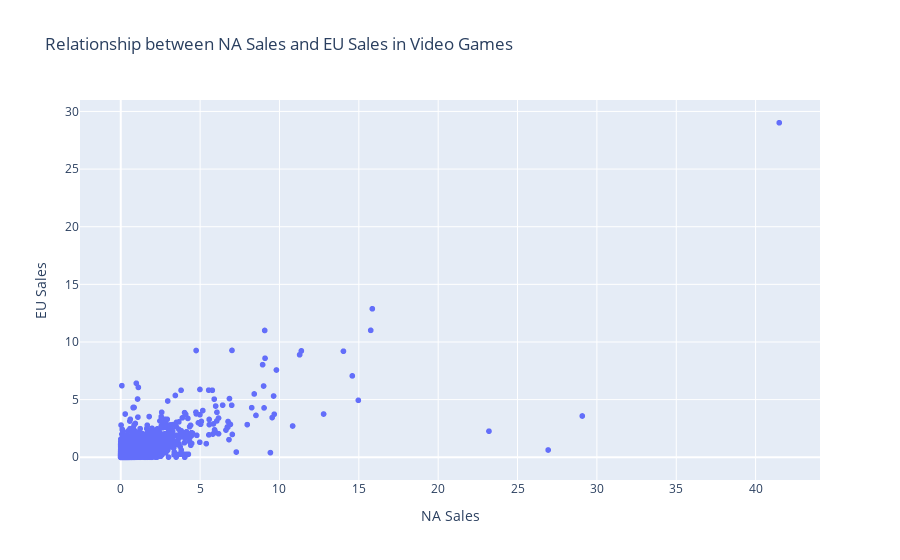

This figure's notebook cell:
### Markdown cell above
Scatter plot : show the relationship between North American sales and European sales.

### Code cell
fig = px.scatter(data, x='NA_Sales', y='EU_Sales', title='Relationship between NA Sales and EU Sales in Video Games',
                 labels={'NA_Sales': 'NA Sales', 'EU_Sales': 'EU Sales'})
fig.show()

### Figure 1 — Plotly figure (JSON) as saved in the notebook; plotly's stock layout.template omitted (floating-point values rounded to 4 significant figures; data arrays with more than 128 entries replaced by an {"elided": "..."} marker saying what was removed)
{"data": [{"hovertemplate": "NA Sales=%{x}<br>EU Sales=%{y}<extra></extra>", "legendgroup": "", "marker": {"color": "#636efa", "symbol": "circle"}, "mode": "markers", "name": "", "showlegend": false, "type": "scattergl", "x": {"elided": "16598 float values"}, "xaxis": "x", "y": {"elided": "16598 float values"}, "yaxis": "y"}], "layout": {"legend": {"tracegroupgap": 0}, "title": {"text": "Relationship between NA Sales and EU Sales in Video Games"}, "xaxis": {"anchor": "y", "domain": [0, 1], "title": {"text": "NA Sales"}}, "yaxis": {"anchor": "x", "domain": [0, 1], "title": {"text": "EU Sales"}}}}
